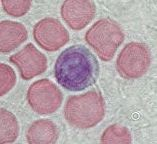
#> input picture Lymphocyte.jpg, 157 x 144 px
$ python main.py
#> lines starting #> are read from the running program, lines starting #| are printed output that depends on the picture; after the words box and inside, x2 and y2 are one past the last pixel; in counts of white or black regions, pixels touching at a corner belong together
import cv2
CV_PI = 3.1415926535897932384626433832795

# ***** WCZYTANIE ZDJĘCIA *****
src = cv2.imread("Lymphocyte.jpg")
#> src is the input picture: shape (144, 157, 3); mean B, G, R 169.2, 162.3, 182.9
# ***** ROZMYCIE DLA LoG *****
# brak rozmycia (1,1)
# rozmycie powyzej >(1,1)
img = cv2.GaussianBlur(src,(1,1),0)

# ***** Filtr Laplace'a *****
img_rgbL = cv2.cvtColor(img, cv2.COLOR_BGR2RGB)
img_gray = cv2.cvtColor(img_rgbL, cv2.COLOR_RGB2GRAY)
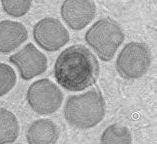
#> img_gray: shape (144, 157); min 67, max 254, mean 169.3
l = cv2.Laplacian(img_gray,-1,3)
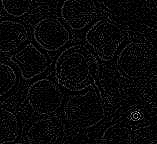
#> l: shape (144, 157); min 0, max 255, mean 8.3
lap = cv2.cvtColor(l, cv2.COLOR_GRAY2RGB)
final_lap = cv2.add(lap , src)
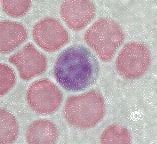
#> final_lap: shape (144, 157, 3); mean B, G, R 177.5, 170.5, 191.2

# ***** Metoda Canny'ego *****
img_rgbC = cv2.cvtColor(img, cv2.COLOR_BGR2RGB)
img_grayC = cv2.cvtColor(img_rgbC, cv2.COLOR_RGB2GRAY)
# Progi dla procedury histerezy
prog1 = 125
prog2 = 150
c = cv2.Canny(img_grayC,prog1,prog2,apertureSize = 3)
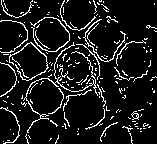
#> c: shape (144, 157); 10.3% white in thin lines or dots
canny = cv2.cvtColor(c, cv2.COLOR_GRAY2RGB)
#> canny: shape (144, 157, 3); 10.3% white in thin lines or dots
final_cany = cv2.add(img , canny)

# ***** Metoda Hougha detekcja za pomocą linii *****
gray = cv2.cvtColor(img,cv2.COLOR_BGR2GRAY)
edges = cv2.Canny(gray,110,140,apertureSize = 3)
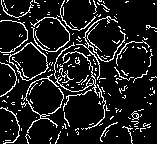
#> edges: shape (144, 157); 11.7% white in thin lines or dots
houg = edges
final_houg = src.copy()
# Aby zmienic parametry linii, wystarczy zmienić poszczegolne wartosci
# pozwala na rysowanie linii tylko o okreslonej dlugosci minimalnej
prog = 10
# grubosc linii
rozmiarlinii = 1
# maksymalna możliwa odległość pomiędzy punktami będącymi na tej samej linii do połączenia ich
odleglosc = 2
# ************************************************************************************
linesP = cv2.HoughLinesP(c, 1, CV_PI / 180, prog, None, rozmiarlinii ,odleglosc)
#> linesP = 436 rows, first 6: [100, 89, 101, 96], [34, 40, 47, 53], [93, 51, 99, 68], [41, 79, 42, 78], [85, 34, 86, 41], [13, 142, 18, 134]
if linesP is not None:
    for i in range(0, len(linesP)):
        l = linesP[i][0]
        cv2.line(final_houg, (l[0], l[1]), (l[2], l[3]), (0,0,255), 1, 8)
#> this loop made 436 passes
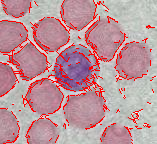
#> final_houg: shape (144, 157, 3); 8.64% of pixels changed, all inside (x1, y1, x2, y2) = (0, 0, 156, 144)

# ***** Metoda Hougha detekcja za pomocą linii *****
houg_circ = src.copy()
# minDist = odległość pomiędzy dwoma środkami koła
# param1 = próg jak w przypadku metody Canny'ego
# param2 = im większa liczba tym wybierane są największe możliwe koła
circles = cv2.HoughCircles(img_gray, cv2.HOUGH_GRADIENT, 1, minDist = 30, param1=240, param2 = 5, minRadius=0, maxRadius=20)
#> circles = 19 rows, first 8: [44.5, 96.5, 18.3], [51.5, 35.5, 19.4], [104.5, 38.5, 19.4], [79.5, 68.5, 19.4], [26.5, 61.5, 17.2], [77.5, 11.5, 17.1], [132.5, 59.5, 19.4], [43.5, 133.5, 15.2]
if circles is not None:
    for i in circles[0, :]:
        # obwód
        cv2.circle(houg_circ, (i[0], i[1]), i[2], (255, 255, 255), 2)
        # środek
        cv2.circle(houg_circ, (i[0], i[1]), 1, (0, 0, 255), 1)
#> this loop made 19 passes
#> i on passes 1 to 12: [44.5, 96.5, 18.3], [51.5, 35.5, 19.4], [104.5, 38.5, 19.4], [79.5, 68.5, 19.4], [26.5, 61.5, 17.2], [77.5, 11.5, 17.1], [132.5, 59.5, 19.4], [43.5, 133.5, 15.2], [4.5, 32.5, 19.4], [86.5, 106.5, 19.4], [16.5, 1.5, 14.4], [117.5, 140.5, 17.3]
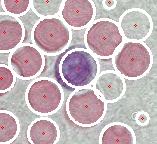
#> houg_circ: shape (144, 157, 3); 19.01% of pixels changed, all inside (x1, y1, x2, y2) = (0, 0, 153, 144)

# ***** Wyświetlanie
cv2.imshow("org",img)
cv2.imshow("shape",c)
cv2.imshow("lap",houg_circ)
cv2.waitKey(0)

$ run again, with 2.jpg copied over Lymphocyte.jpg
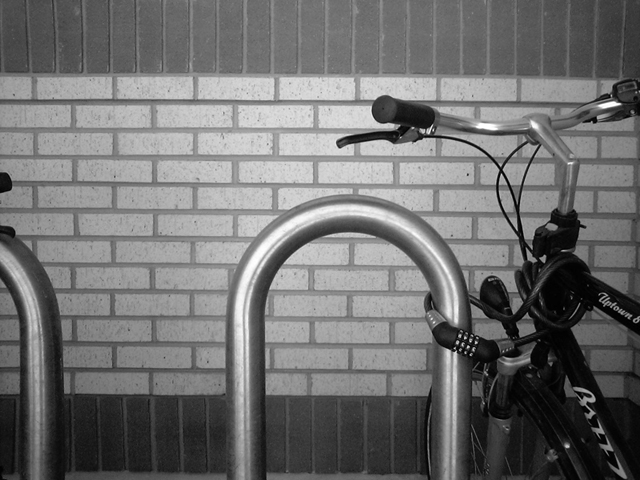
#> input picture 2.jpg, 640 x 480 px
#> src is the input picture: shape (480, 640, 3); min 0, max 255, mean 112.2
#> c: shape (480, 640); 8.6% white in thin lines or dots
#> canny: shape (480, 640, 3); 8.6% white in thin lines or dots
#> edges: shape (480, 640); 9.4% white in thin lines or dots
#> the loop `for i in range(0, len(linesP)):` made 3151 passes
#> l on passes 1 to 3: [80, 235, 152, 235], [54, 133, 112, 133], [186, 315, 189, 313]
#> after the loop `for i in range(0, len(linesP)):`:
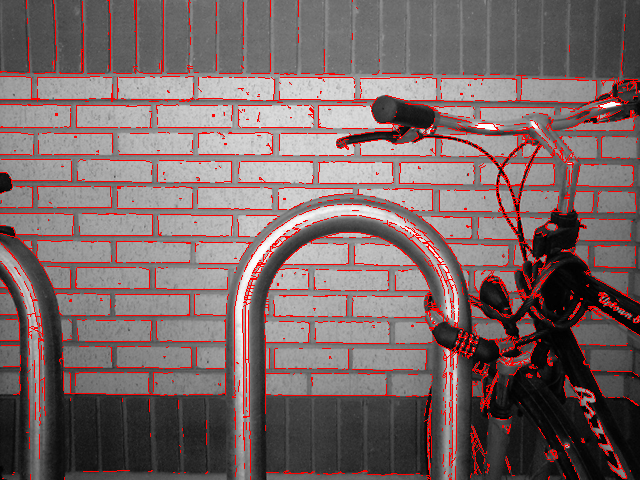
#> final_houg: shape (480, 640, 3); 7.27% of pixels changed, all inside (x1, y1, x2, y2) = (0, 0, 640, 480)
#> circles = 169 rows, first 8: [522.5, 278.5, 19.4], [467.5, 323.5, 19.4], [503.5, 144.5, 19.4], [522.5, 172.5, 19.4], [589.5, 325.5, 19.4], [413.5, 121.5, 19.4], [440.5, 302.5, 17.2], [479.5, 353.5, 19.4]
#> the loop `for i in circles[0, :]:` made 169 passes
#> after the loop `for i in circles[0, :]:`:
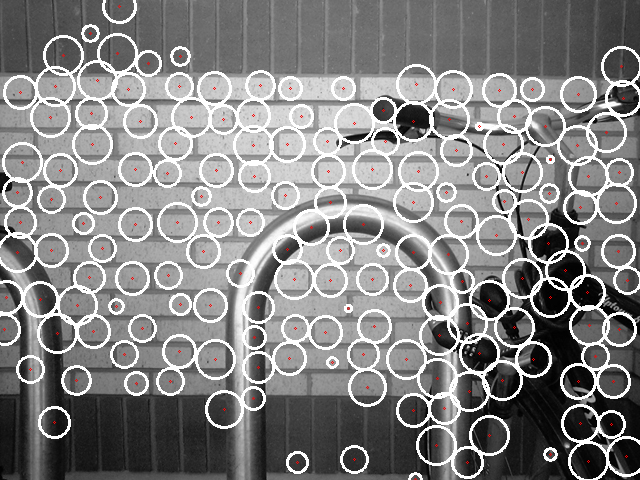
#> houg_circ: shape (480, 640, 3); 14.9% of pixels changed, all inside (x1, y1, x2, y2) = (0, 0, 640, 480)
